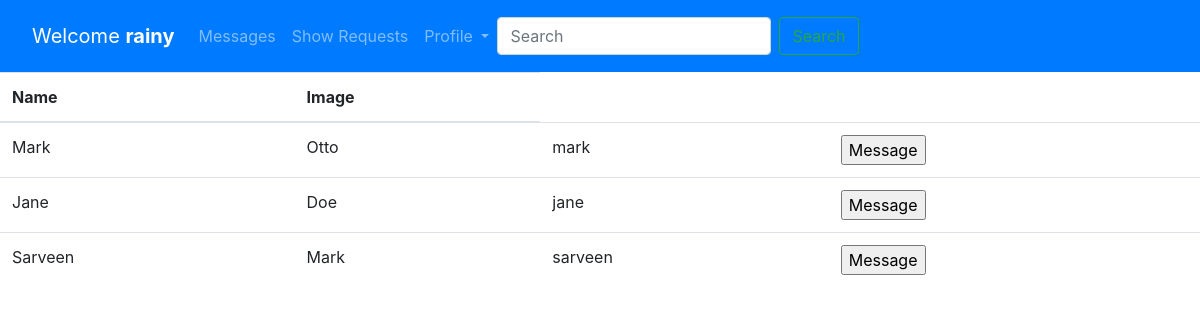
Page /home/friendlist/ (signed in) on the committed database.
### friends/models.py (models this page shows, shortened)
class Connections(models.Model):
    person = models.ForeignKey(Friends, on_delete=models.CASCADE, related_name='person')
    connected_to = models.ForeignKey(Friends, on_delete=models.CASCADE, related_name='connected_to')

class Friends(models.Model):
    first_name = models.CharField(max_length=50)
    last_name = models.CharField(max_length=50)
    email_id = models.EmailField(max_length=80)
    username = models.CharField(max_length=50, null=False)
    password = models.CharField(max_length=32)
    city = models.CharField(max_length=30)
    state = models.CharField(max_length=30)
    zip_code = models.CharField(max_length=10)

### friends/views.py (the view)
# urls.py: url(r'friendlist/', views.friend_list, name='friendlist'),
def friend_list(request):
    current_user = get_current_user(request)
    friends = Connections.objects.filter(Q(person=current_user.pk) | Q(connected_to=current_user.pk))
    return render(request, 'friends_details.html', context={'title':'Login', 'username':request.session['username'], 'friends':friends, 'current_user_name':current_user.username})

### friends/views.py (called while the page is built)
def get_current_user(request):
    if request.session:
        return Friends.objects.get(username = request.session['username'])

### friends/templates/friends_details.html (shortened to what this page needs)
{% extends 'user_data.html' %}
{% block listview %}
<table class="table">
        <thead>
          <tr>
            <th scope="col">Name</th>
            <th scope="col">Image</th>
          </tr>
        </thead>
        <tbody>
          {% for friend in friends %}
          <form action="{% url 'messages' %}" method = "GET">
            <tr>
                <td>
                    {% if friend.connected_to.username == current_user_name %}
                      {{ friend.person.first_name }}
                    {% else %}
                      {{ friend.connected_to.first_name }}
                    {% endif %}
                </td>
                <td>
                    {% if friend.connected_to.username == current_user_name %}
                      {{ friend.person.last_name }}
                    {% else %}
                      {{ friend.connected_to.last_name }}
                    {% endif %}
                </td>
                <td>
                    {% if friend.connected_to.username == current_user_name %}
                      {{ friend.person.username }}
                    {% else %}
                      {{ friend.connected_to.username }}
                    {% endif %}
                </td>
                <td>
                    <input type="submit" name="message" value="Message" />
                </td>
            </tr>
          </form>
          {% endfor %}
        </tbody>
      </table>
{% endblock %}

### rows in the picture
Connections: person.first_name "Mark", person.last_name "Otto", person.username "mark"
Connections: person.first_name "Jane", person.last_name "Doe", person.username "jane"
Connections: person.first_name "Sarveen", person.last_name "Mark", person.username "sarveen"

### other values in the picture
{{ username }} "rainy"
